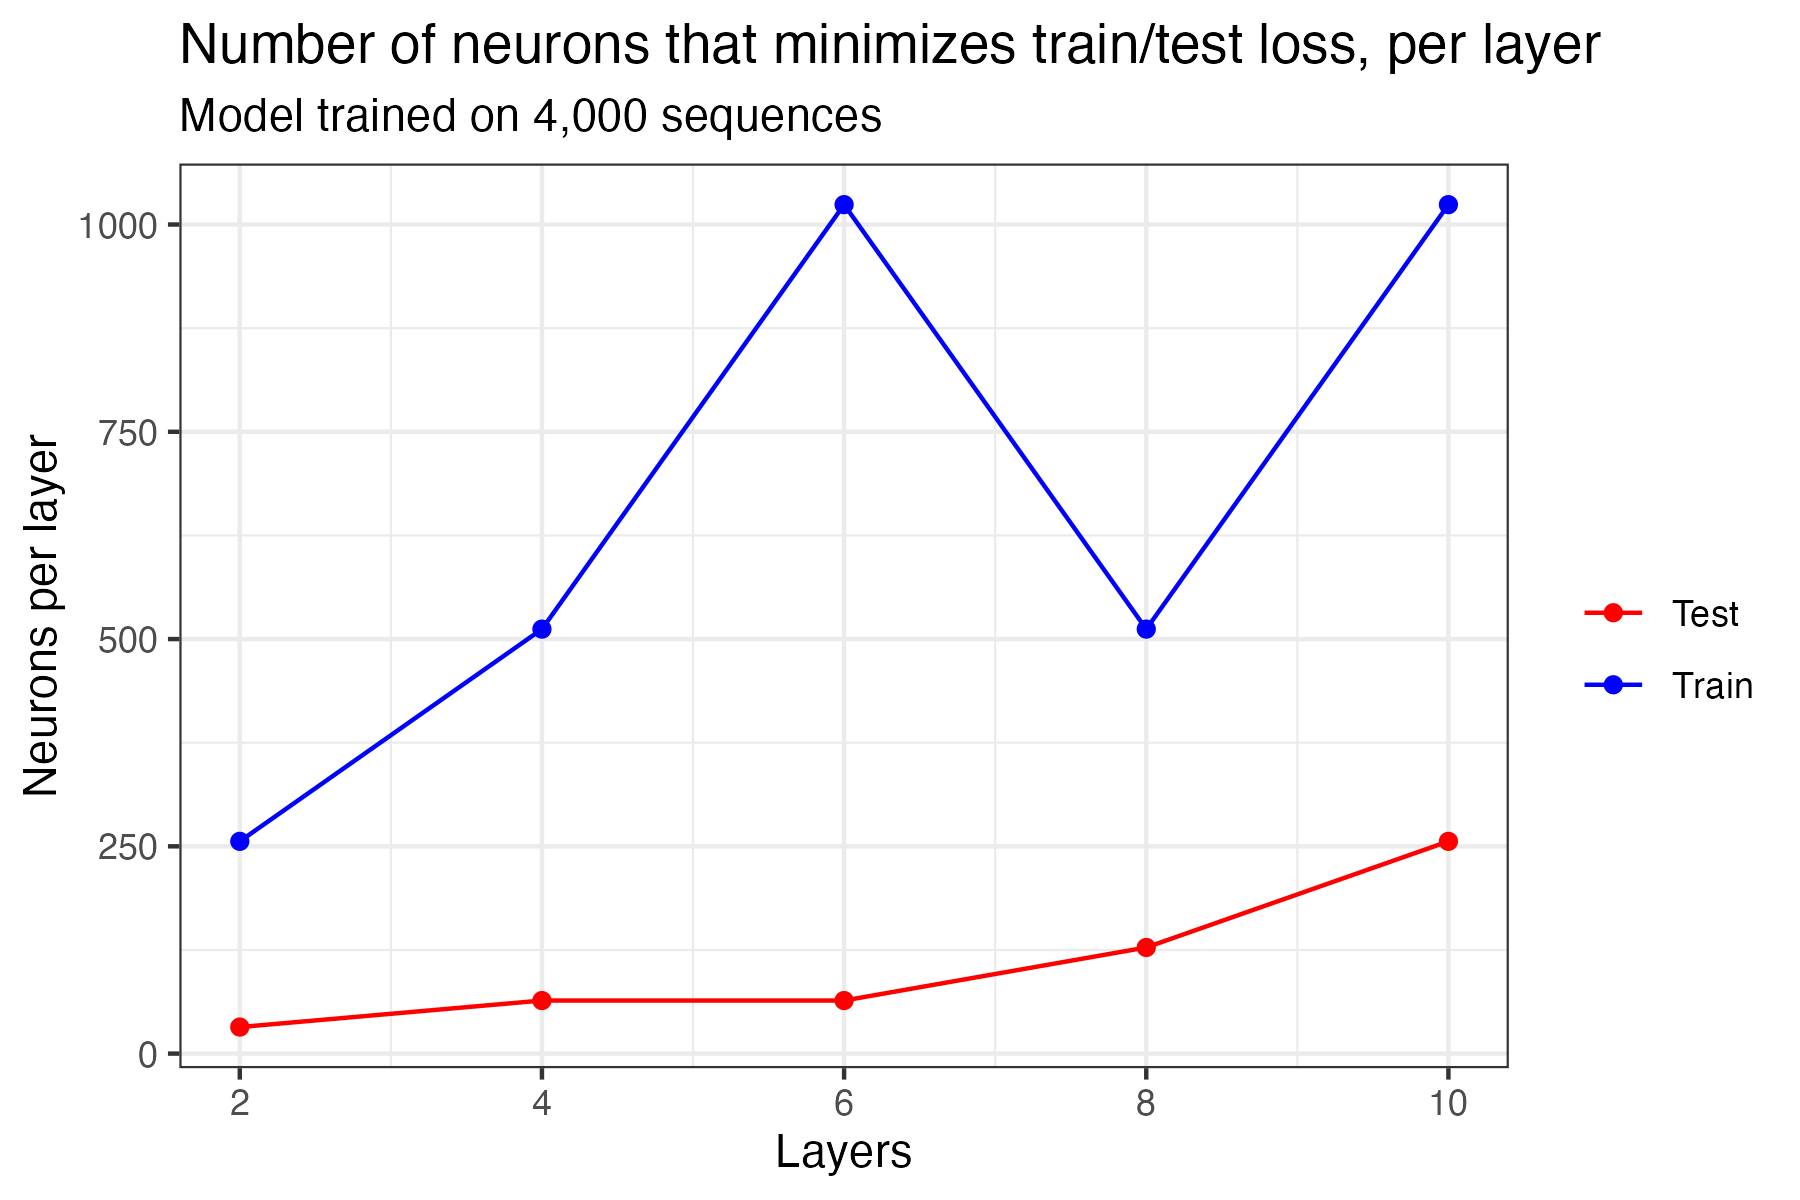

Write the R code that produced this figure.
## Code to create a viz comparing the # of neurons per layer that minimizes loss for training and test groups
## For the model that trained over ~4,000 sequences

#Importing necessary libraries and data
library(tidyverse)
library(ggplot2)
fourk <- read_csv("../../results/results-4k.csv")

#Extracting minimum loss across both seeds
minTrain <- fourk |>
  filter(layers != 1) |>
  group_by(layers) |>
  slice_min(trainLoss)

minTest <- fourk |>
  filter(layers != 1) |>
  group_by(layers) |>
  slice_min(testLoss)

#Establishing colors for chart
colors <- c("Train" = "blue", "Test" = "red")

#Generating plot
plot <- ggplot() +
  geom_point(aes(x = layers, y= neuronsPerLayer, color = "Train"), data = minTrain) +
  geom_line(aes(x = layers, y= neuronsPerLayer, color = 'Train'), data = minTrain) +
  geom_point(aes(x = layers, y= neuronsPerLayer, color = 'Test'), data = minTest) +
  geom_line(aes(x = layers, y= neuronsPerLayer, color = 'Test'), data = minTest) +
  theme_bw() +
  labs(x = "Layers",
       y = "Neurons per layer",
       title = "Number of neurons that minimizes train/test loss, per layer",
       subtitle = "Model trained on 4,000 sequences", 
       color = "") +
  scale_color_manual(values = colors) +
  theme_bw()

ggsave('figure5.png',
       plot,
       width = 6, height = 4)
